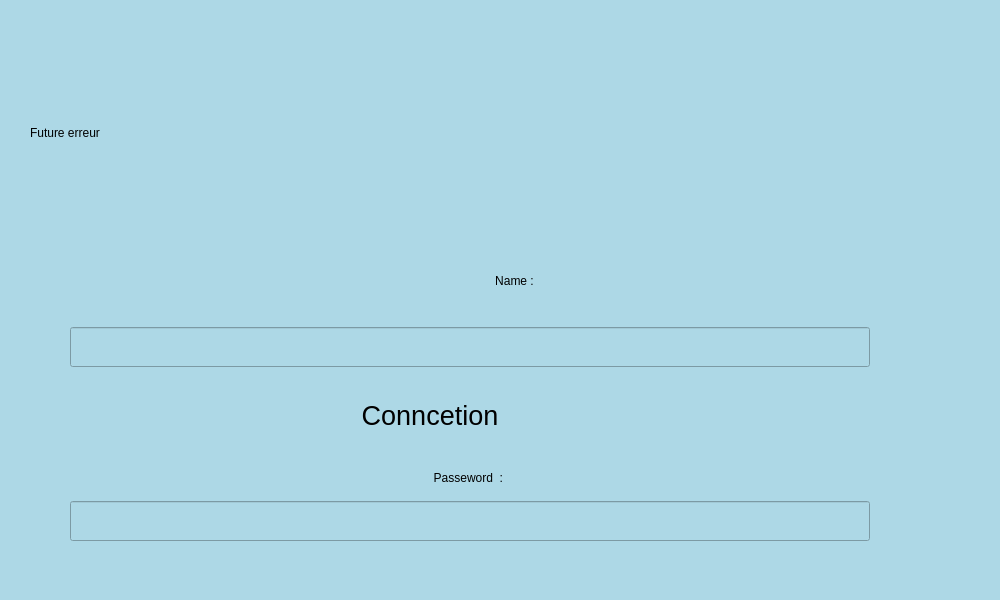
<?xml version="1.0" encoding="UTF-8"?>
<ui version="4.0">
 <class>connection_screen</class>
 <widget class="QMainWindow" name="connection_screen">
  <property name="geometry">
   <rect>
    <x>0</x>
    <y>0</y>
    <width>1000</width>
    <height>600</height>
   </rect>
  </property>
  <property name="windowTitle">
   <string>MainWindow</string>
  </property>
  <property name="styleSheet">
   <string notr="true">background-color:lightblue</string>
  </property>
  <widget class="QWidget" name="centralwidget">
   <widget class="QWidget" name="">
    <property name="geometry">
     <rect>
      <x>10</x>
      <y>30</y>
      <width>971</width>
      <height>551</height>
     </rect>
    </property>
    <layout class="QVBoxLayout" name="verticalLayout">
     <property name="spacing">
      <number>5</number>
     </property>
     <property name="sizeConstraint">
      <enum>QLayout::SetDefaultConstraint</enum>
     </property>
     <item>
      <layout class="QVBoxLayout" name="name_pwd_layout">
       <property name="spacing">
        <number>8</number>
       </property>
       <property name="sizeConstraint">
        <enum>QLayout::SetDefaultConstraint</enum>
       </property>
       <property name="leftMargin">
        <number>20</number>
       </property>
       <property name="topMargin">
        <number>20</number>
       </property>
       <property name="rightMargin">
        <number>20</number>
       </property>
       <property name="bottomMargin">
        <number>20</number>
       </property>
       <item>
        <widget class="QLabel" name="error_label">
         <property name="text">
          <string>Future erreur</string>
         </property>
        </widget>
       </item>
       <item>
        <layout class="QVBoxLayout" name="name_layout">
         <property name="spacing">
          <number>8</number>
         </property>
         <property name="sizeConstraint">
          <enum>QLayout::SetDefaultConstraint</enum>
         </property>
         <property name="leftMargin">
          <number>40</number>
         </property>
         <property name="topMargin">
          <number>20</number>
         </property>
         <property name="rightMargin">
          <number>2</number>
         </property>
         <property name="bottomMargin">
          <number>20</number>
         </property>
         <item>
          <layout class="QHBoxLayout" name="phrase_de_aissa_layout"/>
         </item>
         <item>
          <widget class="QLabel" name="name_label">
           <property name="cursor">
            <cursorShape>ArrowCursor</cursorShape>
           </property>
           <property name="layoutDirection">
            <enum>Qt::LeftToRight</enum>
           </property>
           <property name="text">
            <string>Name :</string>
           </property>
           <property name="alignment">
            <set>Qt::AlignCenter</set>
           </property>
          </widget>
         </item>
         <item>
          <widget class="QLineEdit" name="lineEdit_2">
           <property name="maximumSize">
            <size>
             <width>800</width>
             <height>40</height>
            </size>
           </property>
          </widget>
         </item>
        </layout>
       </item>
       <item>
        <widget class="QLabel" name="titre_label_connct_screen">
         <property name="maximumSize">
          <size>
           <width>800</width>
           <height>40</height>
          </size>
         </property>
         <property name="font">
          <font>
           <pointsize>20</pointsize>
          </font>
         </property>
         <property name="text">
          <string>Conncetion</string>
         </property>
         <property name="alignment">
          <set>Qt::AlignCenter</set>
         </property>
        </widget>
       </item>
       <item>
        <layout class="QVBoxLayout" name="pwd_layout">
         <property name="spacing">
          <number>8</number>
         </property>
         <property name="sizeConstraint">
          <enum>QLayout::SetDefaultConstraint</enum>
         </property>
         <property name="leftMargin">
          <number>40</number>
         </property>
         <property name="topMargin">
          <number>20</number>
         </property>
         <property name="rightMargin">
          <number>2</number>
         </property>
         <property name="bottomMargin">
          <number>20</number>
         </property>
         <item>
          <widget class="QLabel" name="pwd_label">
           <property name="maximumSize">
            <size>
             <width>800</width>
             <height>30</height>
            </size>
           </property>
           <property name="text">
            <string>Passeword  : </string>
           </property>
           <property name="textFormat">
            <enum>Qt::AutoText</enum>
           </property>
           <property name="alignment">
            <set>Qt::AlignCenter</set>
           </property>
          </widget>
         </item>
         <item>
          <widget class="QLineEdit" name="lineEdit_3">
           <property name="maximumSize">
            <size>
             <width>800</width>
             <height>40</height>
            </size>
           </property>
          </widget>
         </item>
        </layout>
       </item>
      </layout>
     </item>
    </layout>
   </widget>
  </widget>
 </widget>
 <resources/>
 <connections/>
</ui>
